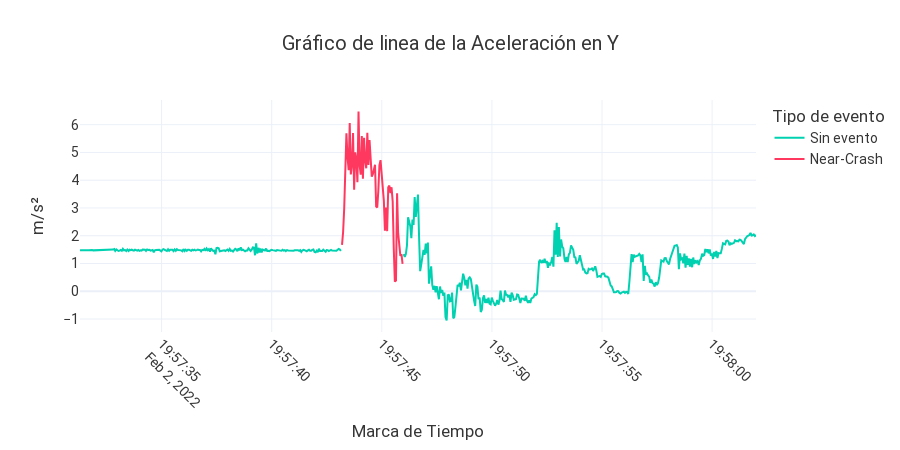

The notebook cell this image was saved under:
### Code cell
min_ID = 31292  # ID to start near-crash
max_ID = 31347  # ID to end near-crash

df.loc[(df["id"] >= min_ID) & (df["id"] <= max_ID), "eventClass"] = 1
line_chart(df, "accY")

### Figure 1 — Plotly figure (JSON) as saved in the notebook; plotly's stock layout.template omitted (floating-point values rounded to 4 significant figures; data arrays with more than 128 entries replaced by an {"elided": "..."} marker saying what was removed)
{"data": [{"hovertemplate": "X = %{x}<br>Y = %{y}<br>ID = %{text}", "marker": {"color": "#00D1B1"}, "name": "Sin evento", "text": {"elided": "615 int values"}, "type": "scatter", "x": {"elided": "615 str values"}, "y": {"elided": "615 float values"}}, {"hovertemplate": "X = %{x}<br>Y = %{y}<br>ID = %{text}", "marker": {"color": "#FF385F"}, "name": "Near-Crash", "text": {"elided": "615 int values"}, "type": "scatter", "x": {"elided": "615 str values"}, "y": {"elided": "615 float values"}}], "layout": {"autosize": true, "font": {"color": "#363636", "family": "BlinkMacSystemFont,-apple-system,Segoe UI,Roboto,Oxygen,Ubuntu,                     Cantarell,Fira Sans,Droid Sans,Helvetica Neue,Helvetica,Arial,sans-serif", "size": 14}, "height": 450, "legend": {"title": {"text": "Tipo de evento"}}, "title": {"text": "Gráfico de linea de la Aceleración en Y", "x": 0.5}, "xaxis": {"nticks": 12, "tickangle": 45, "title": {"text": "Marca de Tiempo"}}, "yaxis": {"nticks": 12, "title": {"text": "m/s²"}}}}
